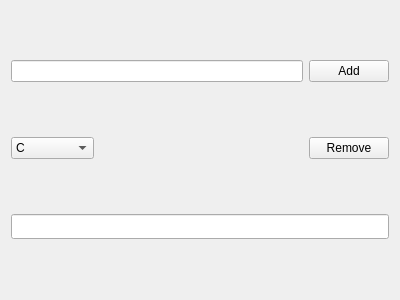
<?xml version="1.0" encoding="UTF-8"?>
<ui version="4.0">
 <class>Form</class>
 <widget class="QWidget" name="Form">
  <property name="geometry">
   <rect>
    <x>0</x>
    <y>0</y>
    <width>400</width>
    <height>300</height>
   </rect>
  </property>
  <property name="windowTitle">
   <string>Form</string>
  </property>
  <layout class="QVBoxLayout" name="verticalLayout">
   <item>
    <layout class="QHBoxLayout" name="horizontalLayout">
     <item>
      <widget class="QLineEdit" name="t1"/>
     </item>
     <item>
      <widget class="QPushButton" name="b1">
       <property name="text">
        <string>Add</string>
       </property>
      </widget>
     </item>
    </layout>
   </item>
   <item>
    <layout class="QHBoxLayout" name="horizontalLayout_2">
     <item>
      <widget class="QComboBox" name="c1">
       <item>
        <property name="text">
         <string>C</string>
        </property>
       </item>
       <item>
        <property name="text">
         <string>C++</string>
        </property>
       </item>
       <item>
        <property name="text">
         <string>Java</string>
        </property>
       </item>
       <item>
        <property name="text">
         <string>Python</string>
        </property>
       </item>
       <item>
        <property name="text">
         <string>Database</string>
        </property>
       </item>
      </widget>
     </item>
     <item>
      <spacer name="horizontalSpacer">
       <property name="orientation">
        <enum>Qt::Horizontal</enum>
       </property>
       <property name="sizeHint" stdset="0">
        <size>
         <width>40</width>
         <height>20</height>
        </size>
       </property>
      </spacer>
     </item>
     <item>
      <widget class="QPushButton" name="b2">
       <property name="text">
        <string>Remove</string>
       </property>
      </widget>
     </item>
    </layout>
   </item>
   <item>
    <widget class="QLineEdit" name="t2">
     <property name="font">
      <font>
       <family>Arial Black</family>
       <weight>75</weight>
       <bold>true</bold>
      </font>
     </property>
     <property name="mouseTracking">
      <bool>false</bool>
     </property>
    </widget>
   </item>
  </layout>
 </widget>
 <resources/>
 <connections/>
</ui>
